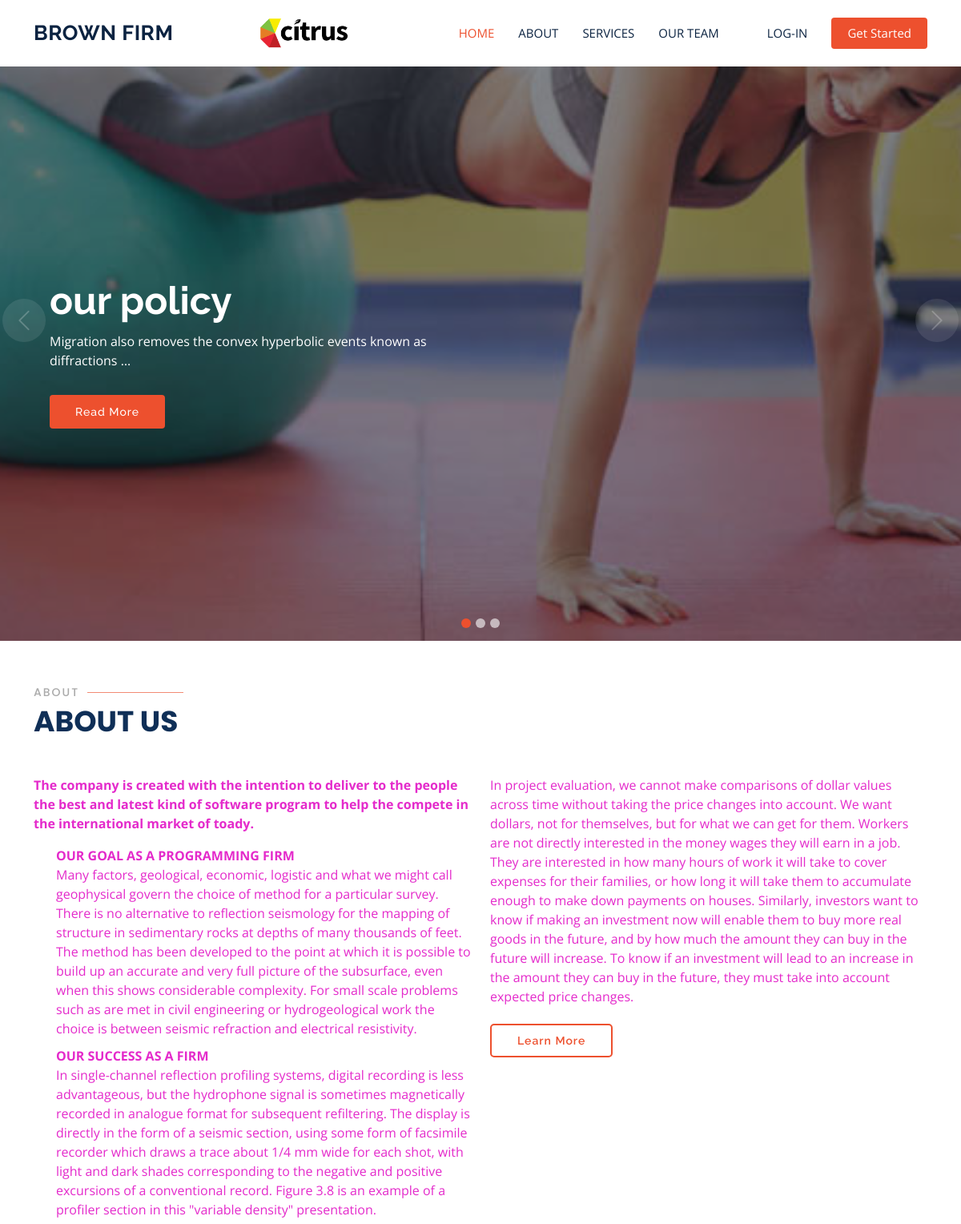
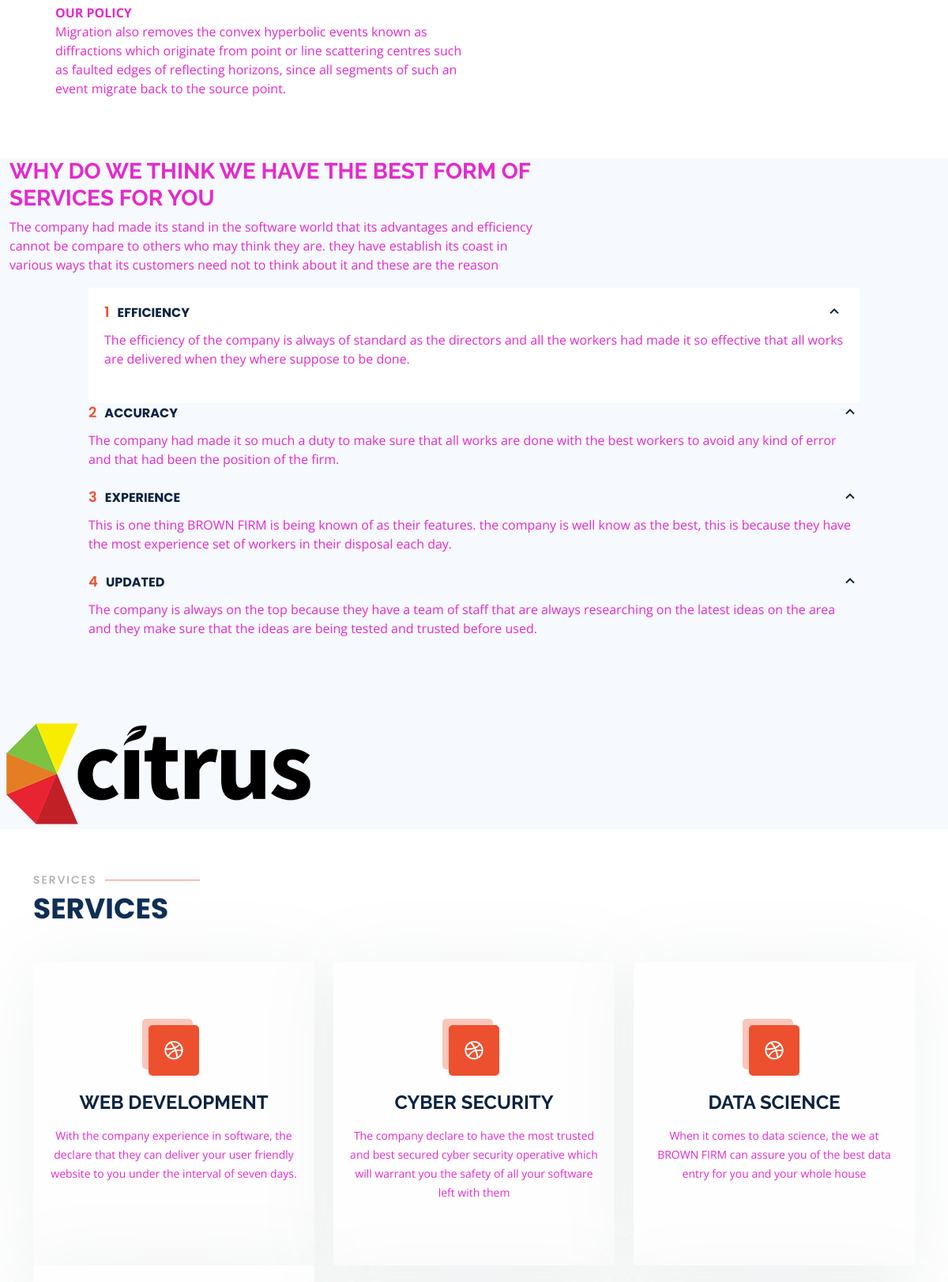
The page / (upper part) on the database its author committed (2 pictures, top to bottom).
### mainwork/models.py (models this page shows, shortened)
class company(models.Model):
    name = models.CharField(max_length=100)
    number = models.IntegerField()
    number1 = models.IntegerField()
    email = models.EmailField()
    email1 = models.EmailField()
    address = models.CharField(max_length=200, help_text='company location')
    cont = models.CharField(max_length=50, default='CONTACT')
    hm = models.CharField(max_length=50, default='HOME')
    ab = models.CharField(max_length=50, default='ABOUT')
    ser = models.CharField(max_length=50, default='SERVICES')
    tes = models.CharField(max_length=50, default='TESTIMONIALS')
    te = models.CharField(max_length=50, default='OUR TEAM')
    pr = models.CharField(max_length=50, default='OUR COMPETING PRICES')
    image = models.ImageField(upload_to='kuyik', default='slide-2')
    image1 = models.ImageField(upload_to='kuyik', default='slide-2')
    class Meta:
        verbose_name_plural = "Company"

class slight(models.Model):
    head = models.CharField(max_length=150, help_text='what is the company about')
    text = models.TextField(help_text='explain in short')
    image = models.ImageField(upload_to='slight')

class AboutDetails(models.Model):
    desc = models.CharField(max_length=300, help_text='what is the company about')
    fact = models.TextField()
    fact1 = models.TextField()
    fact2 = models.TextField()
    how = models.TextField(help_text='who and who founded the firm')

class whyus(models.Model):
    text = models.TextField(help_text='why us')
    defe = models.CharField(max_length=200, help_text='small talk')

class whypoint(models.Model):
    number=models.IntegerField()
    head = models.CharField(max_length=100, help_text='what', default='efficiency')
    point= models.TextField()

class serviceDetail(models.Model):
    what= models.CharField(max_length=80, help_text='what they offer')
    how = models.TextField(help_text='description of what they do.')

### kandson/views.py (the view)
# urls.py: path('', main, name='main'),
def main(request):
    hall = company.objects.all()
    frot = slight.objects.all()
    why = whyus.objects.all()
    so = whypoint.objects.all()
    about = AboutDetails.objects.all()
    service = serviceDetail.objects.all()
    test = testimonial.objects.all()
    terms = team.objects.all()
    ask = QandA.objects.all()
    there = {
        'company': hall,
        'slight': frot,
        'about': about,
        'why': why,
        'waoo':so,
        'save':service,
        'tes':test,
        'term':terms,
        'what':ask
    }
    return render(request, 'where/home.html', there)

### mainwork/templates/where/home.html (shortened to what this page needs)
{% load static %}
<!DOCTYPE html>
<html lang="en">
{% for h in company %}
<head>
    <link href="{% static 'assets23/vendor/animate.css/animate.min.css' %}" rel="stylesheet">
    <link href="{% static 'assets23/vendor/aos/aos.css' %}" rel="stylesheet">
    <link href="{% static 'assets23/vendor/bootstrap/css/bootstrap.min.css' %}" rel="stylesheet">
    <link href="{% static 'assets23/vendor/bootstrap-icons/bootstrap-icons.css' %}" rel="stylesheet">
    <link href="{% static 'assets23/vendor/boxicons/css/boxicons.min.css' %}" rel="stylesheet">
    <link href="{% static 'assets23/vendor/glightbox/css/glightbox.min.css' %}" rel="stylesheet">
    <link href="{% static 'assets23/vendor/remixicon/remixicon.css' %}" rel="stylesheet">
    <link href="{% static 'assets23/vendor/swiper/swiper-bundle.min.css' %}" rel="stylesheet">
    <link href="{% static 'assets23/css/style.css' %}" rel="stylesheet">
</head>
<body>
<header id="header" class="fixed-top">
    <div class="container d-flex align-items-center justify-content-between">
        <h1 class="logo"><a href="index.html">{{h.name}}</a></h1>
        <a href="index.html" class="logo"><img src="{{h.image1.url}}" alt="" class="img-fluid"></a>
        <nav id="navbar" class="navbar">
            <ul>
                <li><a class="nav-link scrollto active" href="#hero">{{h.hm}}</a></li>
                <li><a class="nav-link scrollto" href="#about">{{h.ab}}</a></li>
                <li><a class="nav-link scrollto" href="#services">{{h.ser}}</a></li>
                <li><a class="nav-link scrollto" href="#team">{{h.te}}</a></li>
                <li><a class="nav-link scrollto" href="#contact">{{h.con}}</a></li>
                <li><a class="nav-link" href="{% url 'account:log-in' %}">LOG-IN</a></li>
                <li><a class="getstarted scrollto" href="#about">Get Started</a></li>
            </ul>
        </nav>
    </div>
</header>
<section id="hero">
    <div id="heroCarousel" data-bs-interval="5000" class="carousel slide carousel-fade" data-bs-ride="carousel">
        <ol class="carousel-indicators" id="hero-carousel-indicators"></ol>
              {% for s in slight %}
        <div class="carousel-inner" role="listbox">
            <div class="carousel-item active" style="background-image: url({{s.image.url}})">
                <div class="carousel-container">
                    <div class="container">
                        <h2 class="animate__animated animate__fadeInDown">{{s.head}}</h2>
                        <p class="animate__animated animate__fadeInUp">{{s.text|truncatewords:10}}</p>
                        <a href="#about" class="btn-get-started animate__animated animate__fadeInUp scrollto">Read
                            More</a>
                    </div>
                </div>
            </div>
        </div>
               {% endfor %}
        <a class="carousel-control-prev" href="#heroCarousel" role="button" data-bs-slide="prev">
            <span class="carousel-control-prev-icon bi bi-chevron-left" aria-hidden="true"></span>
        </a>
        <a class="carousel-control-next" href="#heroCarousel" role="button" data-bs-slide="next">
            <span class="carousel-control-next-icon bi bi-chevron-right" aria-hidden="true"></span>
        </a>
    </div>
</section>
<main id="main">
    <section id="about" class="about">
        {% for c in about %}
        <div class="container" data-aos="fade-up">
            <div class="section-title">
                <h2>{{h.ab}}</h2>
                <p>About Us</p>
            </div>
            <div class="row content">
                <div class="col-lg-6">
                    <p><strong>
                        {{c.desc|capfirst}}
                    </strong></p>
                    <ul>
                        {% for o in slight %}
                        <li><i class="ri-check-double-line"></i><strong> {{o.head|upper}}</strong><br>{{o.text}}</li>
                        {% endfor %}
                    </ul>
                </div>
                <div class="col-lg-6 pt-4 pt-lg-0">
                    <p>
                        {{c.how|capfirst}}
                    </p>
                    <a href="#" class="btn-learn-more">Learn More</a>
                </div>
            </div>
        </div>
    </section>
    {% endfor %}
    <section id="why-us" class="why-us section-bg">
        <div class="container-fluid" data-aos="fade-up">
            <div class="col-lg-7 d-flex flex-column justify-content-center align-items-stretch>
                {% for y in why %}
                <div class=" content
            ">
            <h3><strong>{{y.defe|upper}}</strong></h3>
            <p>
                {{y.text|capfirst}}
            </p>
        </div>
        {% endfor %}
        <div class="accordion-list">
            <ul>
                <li>
                    {% for w in waoo %}
                    <a data-bs-toggle="collapse" class="collapse" data-bs-target="#accordion-list-1">
                        <span>{{w.number}}</span><strong>{{w.head|upper}}</strong><i
                            class="bx bx-chevron-up icon-close"></i></a>
                    <div id="accordion-list-1" class="collapse show" data-bs-parent=".accordion-list">
                        <p>
                            {{w.point|capfirst}}
                        </p><br>
                    </div>
                </li>
                {% endfor %}
            </ul>
        </div>
        </div>
        <div class="col-lg-4 col-md-6 portfolio-item filter-card">
            <img src="{{h.image1.url}}" class="img-fluid" alt="">
        </div>
    </section>
    <section id="services" class="services">
        <div class="container" data-aos="fade-up">
            <div class="section-title">
                <h2>Services</h2>
                <p>{{h.ser}}</p>
            </div>
            <div class="row">
                {% for i in save %}
                <div class="col-lg-4 col-md-6 d-flex align-items-stretch" data-aos="zoom-in" data-aos-delay="100">
                    <div class="icon-box">
                        <div class="icon"><i class="bx bxl-dribbble"></i></div>
                        <h4><a href="">{{i.what|upper}}</a></h4>
                        <p>{{i.how|capfirst}}</p>
                    </div>
                </div>
                {% endfor %}
            </div>
        </div>
    </section>
</main>
</body>
{% endfor %}
</html>

### rows shown on the page
company: name "BROWN FIRM", image1 (picture), hm "HOME", ab "ABOUT", ser "SERVICES", te "OUR TEAM"
slight: image (picture), head "our policy", text "Migration also removes the convex hyperbolic events known as diffractions …", head "OUR POLICY", text "Migration also removes the convex hyperbolic events known as diffractions which originate from point or line scattering centres such as faulted edges of reflecting horizons, since all segments of such an event migrate back to the source point."
AboutDetails: desc "The company is created with the intention to deliver to the people the best and latest kind of software program to help the compete in the international market of toady.", how "In project evaluation, we cannot make comparisons of dollar values across time without taking the price changes into account. We want dollars, not for themselves, but for what we can get for them. Workers are not directly interested in the money wages they will earn in a job. They are interested in how many hours of work it will take to cover expenses for their families, or how long it will take them to accumulate enough to make down payments on houses. Similarly, investors want to know if making an investment now will enable them to buy more real goods in the future, and by how much the amount they can buy in the future will increase. To know if an investment will lead to an increase in…"
slight: head "OUR GOAL AS A PROGRAMMING FIRM", text "Many factors, geological, economic, logistic and what we might call geophysical govern the choice of method for a particular survey. There is no alternative to reflection seismology for the mapping of structure in sedimentary rocks at depths of many thousands of feet. The method has been developed to the point at which it is possible to build up an accurate and very full picture of the subsurface, even when this shows considerable complexity. For small scale problems such as are met in civil engineering or hydrogeological work the choice is between seismic refraction and electrical resistivity."
slight: head "OUR SUCCESS AS A FIRM", text "In single-channel reflection profiling systems, digital recording is less advantageous, but the hydrophone signal is sometimes magnetically recorded in analogue format for subsequent refiltering. The display is directly in the form of a seismic section, using some form of facsimile recorder which draws a trace about 1/4 mm wide for each shot, with light and dark shades corresponding to the negative and positive excursions of a conventional record. Figure 3.8 is an example of a profiler section in this \"variable density\" presentation."
whyus: defe "WHY DO WE THINK WE HAVE THE BEST FORM OF SERVICES FOR YOU", text "The company had made its stand in the software world that its advantages and efficiency cannot be compare to others who may think they are. they have establish its coast in various ways that its customers need not to think about it and these are the reason"
whypoint: number "1", head "EFFICIENCY", point "The efficiency of the company is always of standard as the directors and all the workers had made it so effective that all works are delivered when they where suppose to be done."
whypoint: number "2", head "ACCURACY", point "The company had made it so much a duty to make sure that all works are done with the best workers to avoid any kind of error and that had been the position of the firm."
whypoint: number "3", head "EXPERIENCE", point "This is one thing BROWN FIRM is being known of as their features. the company is well know as the best, this is because they have the most experience set of workers in their disposal each day."
whypoint: number "4", head "UPDATED", point "The company is always on the top because they have a team of staff that are always researching on the latest ideas on the area and they make sure that the ideas are being tested and trusted before used."
serviceDetail: what "WEB DEVELOPMENT", how "With the company experience in software, the declare that they can deliver your user friendly website to you under the interval of seven days."
serviceDetail: what "CYBER SECURITY", how "The company declare to have the most trusted and best secured cyber security operative which will warrant you the safety of all your software left with them"
serviceDetail: what "DATA SCIENCE", how "When it comes to data science, the we at BROWN FIRM can assure you of the best data entry for you and your whole house"
